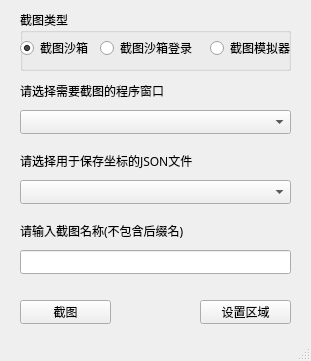
<?xml version="1.0" encoding="UTF-8"?>
<ui version="4.0">
 <class>MainWindow_CaptureTool</class>
 <widget class="QMainWindow" name="MainWindow_CaptureTool">
  <property name="geometry">
   <rect>
    <x>0</x>
    <y>0</y>
    <width>311</width>
    <height>361</height>
   </rect>
  </property>
  <property name="minimumSize">
   <size>
    <width>311</width>
    <height>361</height>
   </size>
  </property>
  <property name="maximumSize">
   <size>
    <width>311</width>
    <height>361</height>
   </size>
  </property>
  <property name="font">
   <font>
    <family>微软雅黑</family>
    <pointsize>9</pointsize>
   </font>
  </property>
  <property name="windowTitle">
   <string>截图工具</string>
  </property>
  <widget class="QWidget" name="centralwidget">
   <widget class="QLabel" name="label_window_list">
    <property name="geometry">
     <rect>
      <x>20</x>
      <y>80</y>
      <width>161</width>
      <height>21</height>
     </rect>
    </property>
    <property name="text">
     <string>请选择需要截图的程序窗口</string>
    </property>
   </widget>
   <widget class="QComboBox" name="comboBox_window_list">
    <property name="geometry">
     <rect>
      <x>20</x>
      <y>110</y>
      <width>271</width>
      <height>24</height>
     </rect>
    </property>
   </widget>
   <widget class="QComboBox" name="comboBox_json_list">
    <property name="geometry">
     <rect>
      <x>20</x>
      <y>180</y>
      <width>271</width>
      <height>24</height>
     </rect>
    </property>
   </widget>
   <widget class="QLabel" name="label_json_list">
    <property name="geometry">
     <rect>
      <x>20</x>
      <y>150</y>
      <width>191</width>
      <height>21</height>
     </rect>
    </property>
    <property name="text">
     <string>请选择用于保存坐标的JSON文件</string>
    </property>
   </widget>
   <widget class="QPushButton" name="pushButton_capture">
    <property name="geometry">
     <rect>
      <x>20</x>
      <y>300</y>
      <width>91</width>
      <height>24</height>
     </rect>
    </property>
    <property name="text">
     <string>截图</string>
    </property>
   </widget>
   <widget class="QPushButton" name="pushButton_set_coordinate">
    <property name="geometry">
     <rect>
      <x>200</x>
      <y>300</y>
      <width>91</width>
      <height>24</height>
     </rect>
    </property>
    <property name="text">
     <string>设置区域</string>
    </property>
   </widget>
   <widget class="QLineEdit" name="lineEdit_template_name">
    <property name="geometry">
     <rect>
      <x>20</x>
      <y>250</y>
      <width>271</width>
      <height>24</height>
     </rect>
    </property>
   </widget>
   <widget class="QLabel" name="label_json_list_2">
    <property name="geometry">
     <rect>
      <x>20</x>
      <y>220</y>
      <width>171</width>
      <height>21</height>
     </rect>
    </property>
    <property name="text">
     <string>请输入截图名称(不包含后缀名)</string>
    </property>
   </widget>
   <widget class="QGroupBox" name="groupBox">
    <property name="geometry">
     <rect>
      <x>20</x>
      <y>10</y>
      <width>271</width>
      <height>61</height>
     </rect>
    </property>
    <property name="title">
     <string>截图类型</string>
    </property>
    <widget class="QRadioButton" name="radioButton_emulator">
     <property name="geometry">
      <rect>
       <x>190</x>
       <y>30</y>
       <width>89</width>
       <height>16</height>
      </rect>
     </property>
     <property name="text">
      <string>截图模拟器</string>
     </property>
    </widget>
    <widget class="QRadioButton" name="radioButton_sandbox_login">
     <property name="geometry">
      <rect>
       <x>80</x>
       <y>30</y>
       <width>101</width>
       <height>16</height>
      </rect>
     </property>
     <property name="text">
      <string>截图沙箱登录</string>
     </property>
    </widget>
    <widget class="QRadioButton" name="radioButton_sandbox">
     <property name="geometry">
      <rect>
       <x>0</x>
       <y>30</y>
       <width>71</width>
       <height>16</height>
      </rect>
     </property>
     <property name="text">
      <string>截图沙箱</string>
     </property>
     <property name="checked">
      <bool>true</bool>
     </property>
    </widget>
   </widget>
  </widget>
  <widget class="QStatusBar" name="statusbar"/>
 </widget>
 <resources/>
 <connections/>
</ui>
